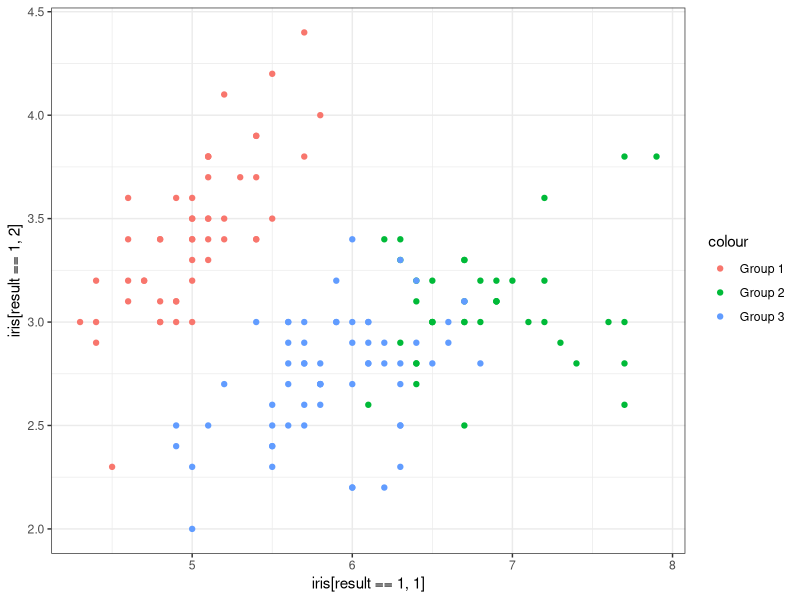
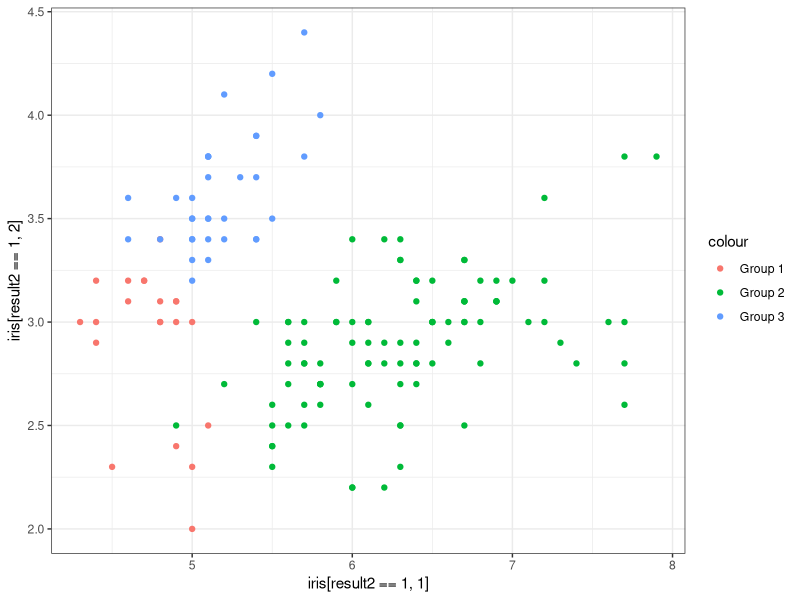

These figures' R source, in order: (Note: this script raises an error after producing the figures.)
## ---- chunk 1
library(ggplot2)
library(dplyr)
library(tidyr)
library(tidyverse)
## ---- chunk 2
Euclidean <- function(x, y)
{
  return(sqrt(sum((x-y)^2)))
}
Manhattan <- function(x, y)
{
  return(sum(abs(x-y)))
}
my_kmeans <- function(X, k, d = Euclidean)
{
  convergence <- function(x, y){
    for (i in 1:length(x)){
      if (x[i]!=y[i]){return(FALSE)}
    }
    return(TRUE)
  }
  dimension <- ncol(X)
  centroid <- matrix(nrow = k, ncol = dimension)
  for (i in 1:k){
    centroid[i,] <- apply(sample_frac(X, 0.3), 2, mean)
  }
  cluster <- rep(0, nrow(X))
  lastcluster <- rep(1, nrow(X))
  count <- 0
  while (convergence(cluster, lastcluster) == FALSE)
  {
    if (count>1000000)
    {
      print("Do no converge in 1m steps")
      break
    }else{count = count+1}
    lastcluster = cluster
    for (i in 1:nrow(X)){
      distance <- rep(0,3)
      for (j in 1:k){
        distance[j] <- d(X[i,], centroid[j,])
      }
      cluster[i] = which.min(distance)
    }
    for (i in 1:k){
      centroid[i,] = apply(X[cluster == i,], 2, mean)
    }
  }
  cluster_sizes <- rep(0,k)
  for (i in 1:k)
  {
    cluster_sizes[i] = nrow(X[cluster == i,])
  }
  wss <- rep(0,k)
  for (i in 1:k)
  {
    SUB <- X[cluster == i,]
    for (j in 1:nrow(SUB))
    {
      wss[i] = wss[i] + sum((SUB[j,] - centroid[i,])^2)
    }
  }
  center <- colMeans(X)
  bss = 0
  for (i in 1:k)
  {
    bss = bss + cluster_sizes[i] * sum((centroid[i, ] - center)^2)
  }
  tss = 0
  for (i in 1:nrow(X))
  {
    tss = tss + sum((X[i,] - center)^2)
  }
  return(list("cluster_sizes" = cluster_sizes,
              "cluster_means" = centroid,
              "clustering_vector" = cluster,
              "wss_cluster" = wss,
              "bss_over_tss" = bss / tss))
}
## ---- chunk 3
set.seed(1)
temp <- my_kmeans(iris[,1:4], 3)
result <- temp$clustering_vector
ggplot() + theme_bw() +
  geom_point(aes(x = iris[result == 1, 1], y = iris[result == 1, 2], color = "Group 1")) +
  geom_point(aes(x = iris[result == 2, 1], y = iris[result == 2, 2], color = "Group 2")) +
  geom_point(aes(x = iris[result == 3, 1], y = iris[result == 3, 2], color = "Group 3"))

# Comparison with the built-in function kmeans()
# The results are identical!
temp2 <- kmeans(iris[,1:4], 3)
result2 <- temp2$cluster
ggplot() + theme_bw() +
  geom_point(aes(x = iris[result2 == 1, 1], y = iris[result2 == 1, 2], color = "Group 1")) +
  geom_point(aes(x = iris[result2 == 2, 1], y = iris[result2 == 2, 2], color = "Group 2")) +
  geom_point(aes(x = iris[result2 == 3, 1], y = iris[result2 == 3, 2], color = "Group 3"))

temp
temp2
## ---- chunk 4
set.seed(2)
result <- my_kmeans(iris[,1:4], 3)$clustering_vector
ggplot() + theme_bw() +
  geom_point(aes(x = iris[result == 1, 1], y = iris[result == 1, 2], color = "Group 1")) +
  geom_point(aes(x = iris[result == 2, 1], y = iris[result == 2, 2], color = "Group 2")) +
  geom_point(aes(x = iris[result == 3, 1], y = iris[result == 3, 2], color = "Group 3"))
## ---- chunk 5
set.seed(1000)
result <- my_kmeans(iris[,1:4], 3)$clustering_vector
ggplot() + theme_bw() +
  geom_point(aes(x = iris[result == 1, 1], y = iris[result == 1, 2], color = "Group 1")) +
  geom_point(aes(x = iris[result == 2, 1], y = iris[result == 2, 2], color = "Group 2")) +
  geom_point(aes(x = iris[result == 3, 1], y = iris[result == 3, 2], color = "Group 3"))
## ---- chunk 6
# If we use the Manhattan Distance
set.seed(1000)
result <- my_kmeans(iris[,1:4], 3, Manhattan)$clustering_vector
ggplot() + theme_bw() +
  geom_point(aes(x = iris[result == 1, 1], y = iris[result == 1, 2], color = "Group 1")) +
  geom_point(aes(x = iris[result == 2, 1], y = iris[result == 2, 2], color = "Group 2")) +
  geom_point(aes(x = iris[result == 3, 1], y = iris[result == 3, 2], color = "Group 3"))
# In this specific scenario, it seems better as a distance measure.
## ---- chunk 7
# Heirarchical Clustering
# As discussed in the lab, two/ three/ four clusters might be argued to be optimal when we're using complete linkage
hc.complete <-hclust(dist(iris[, 1:4]), method="complete")
plot(hc.complete, main="Complete Linkage ", xlab="", sub="",cex=.9)
result <- cutree(hc.complete, k = 3)
# They're almost identical, though there might be some trivial differences due to the instability of kmeans algorithm
ggplot() + theme_bw() +
  geom_point(aes(x = iris[result == 1, 1], y = iris[result == 1, 2], color = "Group 1")) +
  geom_point(aes(x = iris[result == 2, 1], y = iris[result == 2, 2], color = "Group 2")) +
  geom_point(aes(x = iris[result == 3, 1], y = iris[result == 3, 2], color = "Group 3"))

# Two clusters are most plausible, though we can argue for three or four setting height \in (.5,1)
hc.single <-hclust(dist(iris[, 1:4]), method="single")
plot(hc.single, main="Single Linkage ", xlab="", sub="",cex=.9)

# Three clusters are suggested by the average linkage measure.
hc.average <-hclust(dist(iris[, 1:4]), method="average")
plot(hc.average, main="Average Linkage ", xlab="", sub="",cex=.9)
